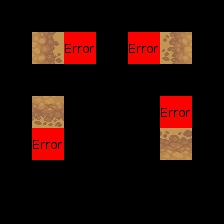

A level layout from a 2D game, rendered from its tile map. Below: a short description, then the map file with tile-grid data replaced by summaries:
An orthogonal 7x7 tile map with 32x32 px tiles, 3 tile layers (Regions, Input_set, Output0_Dirt), 2 tilesets.

<map version="1.0" orientation="orthogonal" width="7" height="7" tilewidth="32" tileheight="32">
 <tileset firstgid="1" name="ruleset" tilewidth="32" tileheight="32">
  <image source="ruleset.png" trans="ff00ff" width="256" height="64" />
 </tileset>
 <tileset firstgid="17" name="dirt" tilewidth="32" tileheight="32">
  <image source="../tiles/dirt.png" trans="ff00ff" width="96" height="192" />
 </tileset>
 <layer name="Regions" width="7" height="7">
  <data>[49 cells, 8 non-empty, 1 distinct tile ids]</data>
 </layer>
 <layer name="Input_set" width="7" height="7">
  <data>[49 cells, 4 non-empty, 1 distinct tile ids]</data>
 </layer>
 <layer name="Output0_Dirt" width="7" height="7">
  <data>[49 cells, 4 non-empty, 4 distinct tile ids]</data>
 </layer>
</map>
